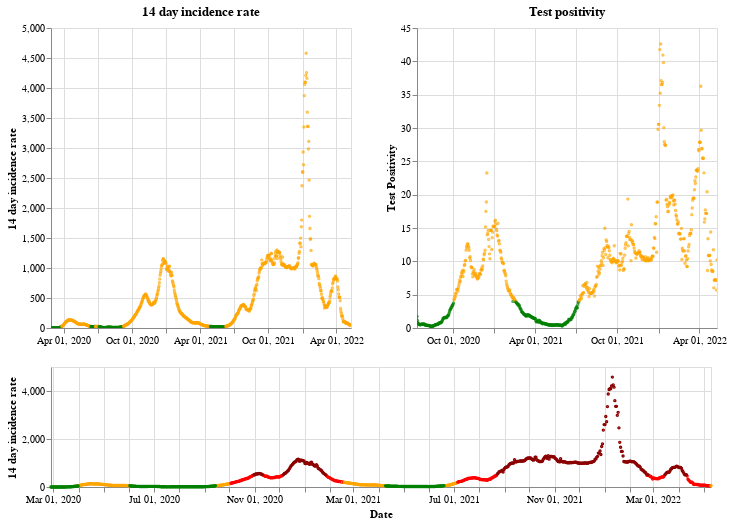

The notebook cell saved with this chart:
### Markdown cell above
## Wales

### Code cell
plot_traffic_light('Wales')

### Figure 1 — Vega-Lite specification as saved in the notebook (floating-point values rounded to 4 significant figures; data arrays with more than 128 entries replaced by an {"elided": "..."} marker saying what was removed)
{"config": {"view": {"continuousWidth": 400, "continuousHeight": 300}}, "vconcat": [{"hconcat": [{"mark": {"type": "point", "size": 2}, "encoding": {"color": {"condition": {"value": "green", "test": "(datum.twoWeeklyCasesRate <= 25)"}, "value": "orange"}, "tooltip": [{"type": "nominal", "field": "areaName"}, {"type": "temporal", "field": "date"}, {"type": "quantitative", "field": "twoWeeklyCasesRate"}, {"type": "quantitative", "field": "testPositivity"}], "x": {"type": "temporal", "axis": {"title": ""}, "field": "date", "scale": {"domain": {"selection": "DateBrush"}}, "timeUnit": "yearmonthdate"}, "y": {"type": "quantitative", "axis": {"title": "14 day incidence rate"}, "field": "twoWeeklyCasesRate"}}, "title": "14 day incidence rate", "width": 300}, {"mark": {"type": "point", "size": 2}, "encoding": {"color": {"condition": {"value": "green", "test": "(datum.testPositivity <= 4)"}, "value": "orange"}, "tooltip": [{"type": "nominal", "field": "areaName"}, {"type": "temporal", "field": "date"}, {"type": "quantitative", "field": "twoWeeklyCasesRate"}, {"type": "quantitative", "field": "testPositivity"}], "x": {"type": "temporal", "axis": {"title": ""}, "field": "date", "scale": {"domain": {"selection": "DateBrush"}}, "timeUnit": "yearmonthdate"}, "y": {"type": "quantitative", "axis": {"title": "Test Positivity"}, "field": "testPositivity"}}, "title": "Test positivity", "width": 300}]}, {"layer": [{"mark": {"type": "point", "size": 2}, "encoding": {"color": {"condition": {"value": "orange", "test": "(((datum.testPositivity < 4) && (datum.twoWeeklyCasesRate >= 50)) && (datum.twoWeeklyCasesRate < 200))"}, "value": "red"}, "opacity": {"condition": {"value": 1, "test": "((datum.twoWeeklyCasesRate >= 50) && (datum.twoWeeklyCasesRate < 500))"}, "value": 0}, "tooltip": [{"type": "nominal", "field": "areaName"}, {"type": "temporal", "field": "date"}, {"type": "quantitative", "field": "twoWeeklyCasesRate"}, {"type": "quantitative", "field": "testPositivity"}], "x": {"type": "temporal", "axis": {"title": "Date"}, "field": "date", "timeUnit": "yearmonthdate"}, "y": {"type": "quantitative", "axis": {"title": "14 day incidence rate"}, "field": "twoWeeklyCasesRate"}}, "selection": {"DateBrush": {"type": "interval", "encodings": ["x"], "fields": ["Time"]}}}, {"mark": {"type": "point", "size": 2}, "encoding": {"color": {"value": "darkred"}, "opacity": {"condition": {"value": 1, "test": "(datum.twoWeeklyCasesRate >= 500)"}, "value": 0}, "tooltip": [{"type": "nominal", "field": "areaName"}, {"type": "temporal", "field": "date"}, {"type": "quantitative", "field": "twoWeeklyCasesRate"}, {"type": "quantitative", "field": "testPositivity"}], "x": {"type": "temporal", "axis": {"title": "Date"}, "field": "date", "timeUnit": "yearmonthdate"}, "y": {"type": "quantitative", "axis": {"title": "14 day incidence rate"}, "field": "twoWeeklyCasesRate"}}}, {"mark": {"type": "point", "size": 2}, "encoding": {"color": {"condition": {"value": "green", "test": "((datum.testPositivity < 4) && (datum.twoWeeklyCasesRate < 50))"}, "value": "orange"}, "opacity": {"condition": {"value": 1, "test": "(datum.twoWeeklyCasesRate < 50)"}, "value": 0}, "tooltip": [{"type": "nominal", "field": "areaName"}, {"type": "temporal", "field": "date"}, {"type": "quantitative", "field": "twoWeeklyCasesRate"}, {"type": "quantitative", "field": "testPositivity"}], "x": {"type": "temporal", "axis": {"title": "Date"}, "field": "date", "timeUnit": "yearmonthdate"}, "y": {"type": "quantitative", "axis": {"title": "14 day incidence rate"}, "field": "twoWeeklyCasesRate"}}}], "height": 120, "width": 660}], "data": {"name": "data-deabeb2d53dc74e244ecff0f6544ad4f"}, "$schema": "https://vega.github.io/schema/vega-lite/v4.8.1.json", "datasets": {"data-deabeb2d53dc74e244ecff0f6544ad4f": {"elided": "804 records"}}}
